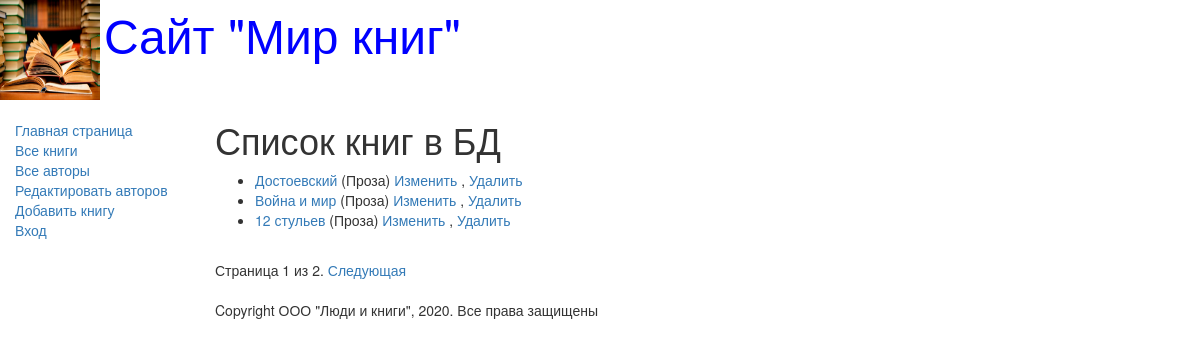
The page /books/ on the database its author committed.
### catalog/models.py (models this page shows, shortened)
class Book(models.Model):
    title = models.CharField(max_length=200,
        help_text="Введите название книги",
        verbose_name="Название книги")
    genre = models.ForeignKey('Genre', on_delete=models.CASCADE,
        help_text=" Выберите жанр для книги",
        verbose_name="Жанр книги", null=True)
    language = models.ForeignKey('Language',
        on_delete=models.CASCADE,
        help_text="Выберите язык книги",
        verbose_name="Язык книги", null=True)
    author = models.ManyToManyField('Author',
        help_text="Выберите автора книги",
        verbose_name="Автор книги")
    summary = models.TextField(max_length=1000,
        help_text="Введите краткое описание книги",
        verbose_name="Аннотация книги")
    isbn = models.CharField(max_length=13,
        help_text="Должно содержать 13 символов",
        verbose_name="ISBN книги")
    def get_absolute_url(self):
        return reverse('book-detail', args=[str(self.id)])
    def display_author(self):
        return ', '.join([author.last_name for author in self.author.all()])
    display_author.short_description = 'Авторы'

class Genre(models.Model):
    name = models.CharField(max_length=200,
        help_text=" Введите жанр книги", verbose_name="Жанр книги")
    def __str__(self):
        return self.name

### catalog/views.py (the view)
# urls.py: re_path(r'^books/$', views.BookListView.as_view(), name='books'),
class BookListView(generic.ListView):
    model = Book
    paginate_by = 3

### catalog/templates/catalog/book_list.html
{% extends "base_generic.html" %}
{% block content %}
 <h1>Список книг в БД</h1>
 {% if book_list %}
 <ul>
 {% for book in book_list %}
 <li>
 <a href="{{ book.get_absolute_url }}">{{ book.title }}</a>
 ({{book.genre}})
 <a href="/book/update/{{book.id}}">Изменить</a> ,
 <a href="/book/delete/{{book.id}}">Удалить</a>
 </li>
 {% endfor %}
 </ul>
 {% else %}
 <p>В базе данных нет книг</p>
 {% endif %}
{% endblock %}

### rows shown on the page
Book: title "Достоевский", genre "Проза"
Book: title "Война и мир", genre "Проза"
Book: title "12 стульев", genre "Проза"

### other values the page prints
{{ page_obj.number }} "1"
{{ page_obj.paginator.num_pages }} "2"
